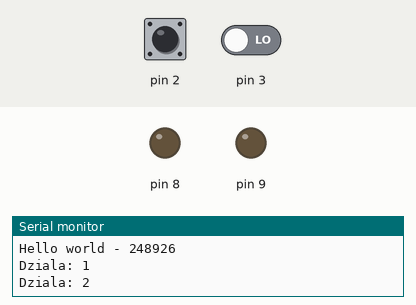
This sketch was run on a simulated Arduino Uno, built with avr-gcc and run on an emulated ATmega328P. Shown: output pins drawn as LEDs (lit = HIGH), the last lines printed to the serial monitor. The inputs (shaded band) are chosen by the test bench; at power-on: pin 2 LOW, pin 3 LOW.

Above: at 1.2 s.
1.3 s: pin 2 driven HIGH
At 2.5 s:
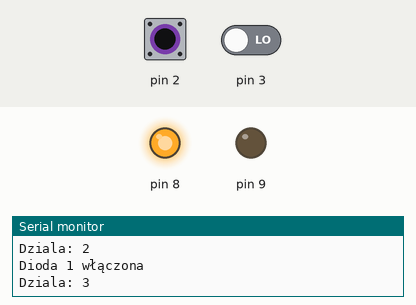
2.8 s: pin 3 driven HIGH
At 3.8 s:
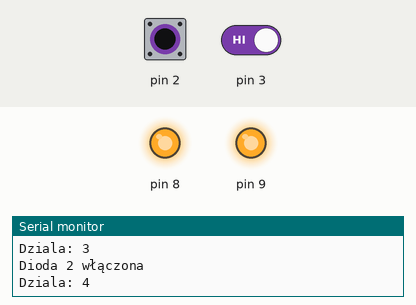
6.5 s: pin 2 pulsed LOW 5 times (0.12 s each, 0.3 s apart)
At 8.3 s:
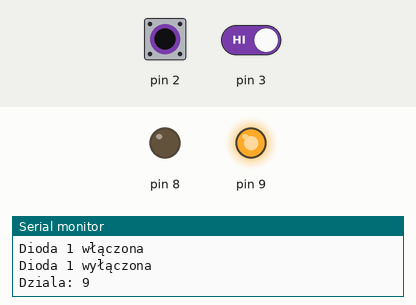
Timing chart, 0 to 9.8 s (numbered marks = the images above; inputs shaded):
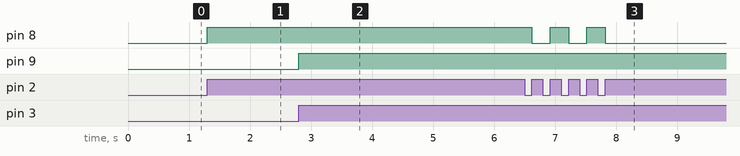

The sketch:

arduino_projekt.ino
```cpp
int licznik = 0, licznikDlaUART = 0;
String odebraneDane = "";

void dioda1() {
  if (digitalRead(8) == LOW) {
    digitalWrite(8, HIGH);
    Serial.println("Dioda 1 włączona");
  } else {
    digitalWrite(8, LOW);
    Serial.println("Dioda 1 wyłączona");
  }
}

void dioda2() {
  if (digitalRead(9) == LOW) {
    digitalWrite(9, HIGH);
    Serial.println("Dioda 2 włączona");
  } else {
    digitalWrite(9, LOW);
    Serial.println("Dioda 2 wyłączona");
  }
}

void setup() {
  Serial.begin(9600);
  pinMode(8, OUTPUT);
  pinMode(9, OUTPUT);
  attachInterrupt(digitalPinToInterrupt(2), dioda1, RISING);
  attachInterrupt(digitalPinToInterrupt(3), dioda2, RISING);

  Serial.println("Hello world - 248926");
}

void loop() {
  if (Serial.available() > 0) {
    odebraneDane = Serial.readStringUntil('\n');
    Serial.println("Odebralem: " + String(odebraneDane[0]) + "-" + String((int) odebraneDane[0]));
    licznikDlaUART = 0;
  } else
    licznikDlaUART++;

  if (licznikDlaUART > 9) {
    Serial.println("Czekam na znak, pospiesz sie…");
    licznikDlaUART = 0;
  }

  licznik++;
  Serial.println("Dziala: " + String(licznik));
  delay(1000);
}
```

Measured:
- after the input at 1.3 s, pin 8: LOW → HIGH at once
- after the input at 2.8 s, pin 9: LOW → HIGH at once
- after the input at 6.5 s, pin 8: alternates HIGH for 0.30 s and LOW for 0.30 s, 5 changes in all, then stays LOW, starting after 0.12 s
